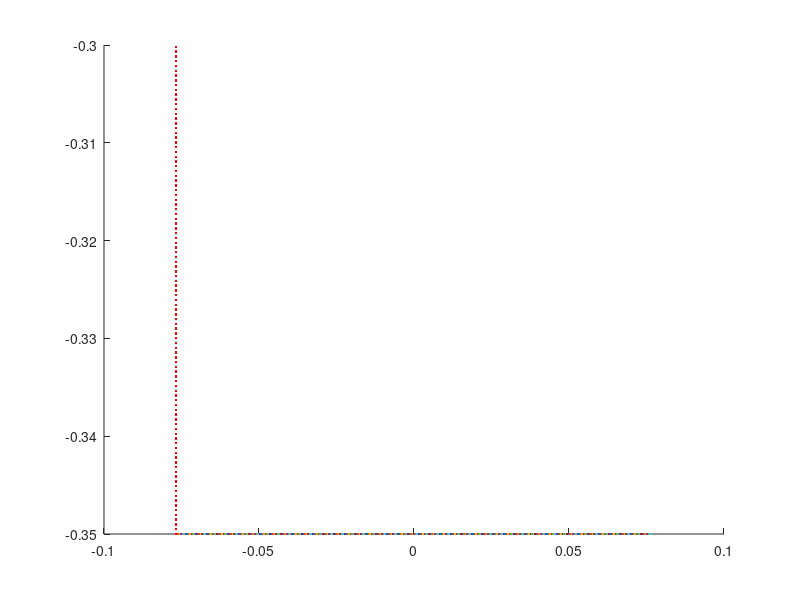

MATLAB code for this plot: (Note: this script raises an error after producing the figure.)
%% V5.2

%% 3/29 TS notes: 


clear all
%close all


%% In update_target_point_positions, changed R2 to 0.177 (From graph).
% Same in update_target_point_positions_peri


%% 
L = 1;                              % length of computational domain (m)
N = 1024;                            % number of Cartesian grid meshwidths at the finest level of the AMR grid
dx = L/N;                           % Cartesian mesh width (m)
ds = L/(2*N);                       % space between boundary points in straight tube
ds2 = L/(4*N);
ppm = 1/ds2
%%%%%%%%%%%%%%%%%%%%%%%%%%%%%%%%%%%%%%%%%%%%%%%%%%%
%%%%%%%%%%%%%%%%%%%%%%%%%%%%%%%%%%%%%%%%%%%%%%%%%%%
%Parameters for the racetrack

Let = 1.34*0.1;                          % Length of elastic tube (m) scaled wrt to diameter of heart
% V5 TS. Nick's Heart_Tube.m code uses a fraction of the length of the tube to determine
% the number of rigid points on each end of elastic section. Made changes
% to use the same number he's using (can output these numbers from his code). 
%Nend = 25;
Nend = 40;                           % Number of rigid points on each end of elastic section
Lt = Let+2*Nend*ds2;                 % Length of main tube straight section with Nend rigid points on each end



% main tube
diameter = 0.1;                     % diameter of the main tube (scaling factor for everything else)
R2 = 0.1;                           % radius of inner wall
R1 = R2+diameter;                   % radius of outer wall

%Uppermost branch
diamTop = diameter*(0.0206/0.0442);		%diameter of the uppermost branch
LtTop = Lt+2*(diameter-diamTop); %length of the straight parts for the upper section
R1Top = R2 + diamTop;		%radius of outer wall for upper section

%bottom branch
diamBot = diameter*(0.0158/0.0442);
R2Bot = 1/2*(diamBot);


Ls = 2*R2+3*diamBot;			%length of the straight outer side walls


Nstraight = 2*ceil(Lt/ds2)          % number of points along each shorter straight section (top+bottom)
NstraightBranch = 2*ceil(LtTop/ds);	% number of points along longer straight sections
NstraightSide = 2*ceil(Ls/ds);	%number of points along each straight (vertical)  outer side section
Ncurve = 2*ceil(pi*R1/ds);          % number of points along a circle of diameter R1. 
                                       %Will use fractions of this number
                                       %to draw points for curved sections
NcurveSmall = 2*ceil(pi*R2Bot/ds)    %number of points along a circle of diameter R2Bot (small)


Nrace = ceil((1/2)*0.5*Nstraight+4*Ncurve + (3/2)*NstraightBranch + NstraightSide) %+NcurveSmall % number of points making up the racetrack part. More added later in code

%For Nrace: (1/2)*Nstraight = one straight section of length Lt,
%Nstraight/2 each
    % 4*Ncurve = 6 semi circles and 4 quarter circles = 4 circles, Ncurve
    % each
    %(3/2)*NstraightBranch = 3 straight sections of length Ls,
    %NstraightBranch/2 each.
    % NstraightSide = 2 straight (vertical) sections, NstraightSide/2 each.
    %Ncurve small = points for 1 cirle of radius R2Bot
    

dthetaHalf = pi/(Ncurve/2);             % angle increment for drawing curved edges (for a semi circle)
dthetaQuart = (pi/2)/(Ncurve/4);             % angle increment for drawing curved edges (for a quarter of a circle)


mesh_name = 'heart_';               % structure name


centery = -0.1;                        % y-position of center of curved sections in the lower area
centeryMid = centery+R2+(3)*R2Bot; %y-position of the center of the curved sections in the middle area
centeryTop = centeryMid+3*R2Bot +R2;	%y-position of center of curved sections in the upper area
centerx1 = -0.5*Lt;                 % x-position of center of left curved section of main tube
centerx2 = 0.5*Lt;                  % x-position of center of right curved section of main tube
centerx1Top = -0.5*LtTop;   %shifting of upper branch center of left cuved section
centerx2Top = 0.5*LtTop ; %shifting of uppder branch center of right curved section

%Note: more parameters for middle section added later in the code. Includes
%adding more points to Nrace

%%%%%%%%%%%%%%%%%%%%%%%%%%%%%%%%%%%%%%%%%%%%%%%%%%%%%%%%%%
%%%%%%%%%%%%%%%%%%%%%%%%%%%%%%%%%%%%%%%%%%%%%%%%%%%%%%%%%
% Parameters for the pericardium
Dp = 2*diameter;                    %diameter of the pericardium
Nperi = 2*ceil((Dp-diameter)/ds);  % number of boundary points along the sides of the pericardium
Nperitot = Nperi + Nstraight/2;       % total number of pericardium points

%%%%%%%%%%%%%%%%%%%%%%%%%%%%%%%%%%%%%%%%%%%%%%%%%%%%%%%%%%
%%%%%%%%%%%%%%%%%%%%%%%%%%%%%%%%%%%%%%%%%%%%%%%%%%%%%%%%%
% Parameters for the actuator
La = 0.04;                          % length of the actuator section
NLa = ceil(La/ds);                  % number of points along each actuator
Ca = 0.25*Lt;                       % center of the actuator section
NCa = ceil(ceil(Nstraight/2)*Ca/Lt); % index of the center point
Na1 = NCa - ceil(NLa/2);            % index of the starting point with respect to the elastic section
Na2 = Na1+NLa-1;                    % index of the ending point with respect to the elastic section

%%%%%%%%%%%%%%%%%%%%%%%%%%%%%%%%%%%%%%%%%%%
%%%%%%%%%%%%%%%%%%%%%%%%%%%%%%%%%%%%%%%%%%%

% Parameters for peristalsis
Lnperi = 0.005;                          % length of the end of the flexible tube without peristalsis (modified from 0.05)
Lperi = Lt-2*Lnperi;                      % length of the peristalsis section of tube
Nperist = ceil(Lperi/ds);                 % number of peristaltic points on top or bottom of tube
NCent = ceil(Nstraight/4);                 %index of center of elastic tube
Nperi1 = NCent-ceil(0.5*Nperist);           % index of the starting point with respect to the elastic section
Nperi2 = Nperi1+Nperist-1;                  %index of the ending point with respect to the elastic section

%%%%%%%%%%%%%%%%%%%%%%%%%%%%%%%%%%%%%%%%%%%%%%%%%%%%%%%%%%
%%%%%%%%%%%%%%%%%%%%%%%%%%%%%%%%%%%%%%%%%%%%%%%%%%%%%%%%%
% Parameters for the prescribed peristalsis
Lap = Let*0.75;                          % length of the actuator section
NLap = ceil(Lap/ds);                  % number of points along each actuator
Cap = 0.5*Lt;                       % center of the actuator section
NCap = ceil(ceil(Nstraight/2)*Cap/Lt); % index of the center point
Na1p = NCap - ceil(NLap/2);            % index of the starting point with respect to the elastic section
Na2p = Na1p+NLap-1;                    % index of the ending point with respect to the elastic section

%%%%%%%%%%%%%%%%%%%%%%%%%%%%%%%%%%%%%%%%%%%
%%%%%%%%%%%%%%%%%%%%%%%%%%%%%%%%%%%%%%%%%%%
% parameters for markers
Nmarkersx = 11;                     %number of columns of markers
Nmarkersy = 11;                     %number of markers in each column
Nmarkers=Nmarkersx*Nmarkersy       %total number of markers
dmx = Let/(Nmarkersx-1);            %space between markers in x-direction
dmy = diameter/(Nmarkersy-1);       %space between markers in y-direction

%%%%%%%%%%%%%%%%%%%%%%%%%%%%%%%%%%%%%%%%%%%
%%%%%%%%%%%%%%%%%%%%%%%%%%%%%%%%%%%%%%%%%%%
%% material parameters
kappa_spring = 1.0e-1;               % spring constant (Newton)
kappa_beam = 1.0e-1;                 % beam stiffness constant (Newton m^2)
kappa_target = 10;        % target point penalty spring constant (Newton)
Fmag = kappa_spring;                % this is my best guess at a reasonable applied force
phase = 0;                      %initial phase of the oscillating force, where F=Fmag*phase and phase = (1+sin(2*pi*f*t-pi/2));
%%
%%%%%%%%%%%%%%%%%%%%%%%%%%%%%%%%%%%%%%%%%%%%%%%%%%%%%%%%%%%%%%%%%%%%%%%%%%%%%%%%
%%%%%%%%%%%%%%%%%%%%%%%%%%%%%%
% Make the elastic section of the tube
% Write out the vertex information

vertex_fid = fopen([mesh_name 'tube_' num2str(N) '.vertex'], 'w');
fprintf(vertex_fid, '%d\n', Nstraight);

figure
hold on
n = 0;
p = 0;

%bot part
for i=1:ceil(Nstraight/2),
    ybot = centery-R1;
    xbot = -Lt/2+(i-1)*ds2;
    fprintf(vertex_fid, '%1.16e %1.16e\n', xbot, ybot);
 %   plot(xbot,ybot,'b*')
     n = n+1; 
end

%bottom part
for i=ceil(Nstraight/2)+1:Nstraight,
    ytop = centery-R2;
    xtop = -Lt/2+(i-ceil(Nstraight/2)-1)*ds2;
    fprintf(vertex_fid, '%1.16e %1.16e\n', xtop, ytop);
  %  plot(xtop,ytop,'k*')
    p = p+1;
end
p
n


fclose(vertex_fid);

%%%%%%%%%%%%%%%%%%%%%%%%%%%%%%%%%%%%%%%%%%%%%%%%%%%%%%%%%%%%%%%%%%%%%%%%%%%%%%%%
%%%%%%%%%%%%%%%%%%%%%%%%%%%%%%
% Make markers as vertices with no material properties

vertex_fid = fopen(['markers_' num2str(N) '.vertex'], 'w');
fprintf(vertex_fid, '%d\n', Nmarkers);

%top part
for i=0:Nmarkersx-1,
    for j=0:Nmarkersy-1,
        y = centery-R2-j*dmy;
        x = -Let/2+i*dmx;
    fprintf(vertex_fid, '%1.16e %1.16e\n', x, y);
  %  plot(x,y)
    end
end
fclose(vertex_fid);

%%%%%%%%%%%%%%%%%%%%%%%%%%%%%%%%%%%%%%%%%%%%%%%%%%%%%%%%%%%%%%%%%%%%%%%%%%%%%%%%
%%%%%%%%%%%%%%%%%%%%%%%%%%%%%%
% actuator part
% Write out the vertex information

%top part
% vertex_fid = fopen(['actuator_top_' num2str(N) '.vertex'], 'w');
% fprintf(vertex_fid, '%d\n', NLa);
% 
% for i=Na1:Na2,
%     ytop = centery-R2;
%     xtop = -Lt/2+i*ds;
%     fprintf(vertex_fid, '%1.16e %1.16e\n', xtop, ytop);
%     plot(xtop,ytop);
% end
% fclose(vertex_fid);
% 
% %bottom part
% vertex_fid = fopen(['actuator_bot_' num2str(N) '.vertex'], 'w');
% fprintf(vertex_fid, '%d\n', NLa);
% 
% for i=Na1:Na2,
%     ybot = centery-R1;
%     xbot = -Lt/2+i*ds;
%     fprintf(vertex_fid, '%1.16e %1.16e\n', xbot, ybot);
%      plot(xbot,ybot);
% end
% fclose(vertex_fid);

%%%%%%%%%%%%%%%%%%%%%%%%%%%%%%%%%%%%%%%%%%%%%%%%%%%%%%%%%%%%%%%%%%%%%%%%%%%%%%%
%%%%%%%%%%%%%%%%%%%%%%%%%%%%%
% valveless pumping applied force
% Use either the target point actuator or the applied force, but not both.
% Write out the vertex information

% vertex_fid = fopen(['vp_aforce_' num2str(N) '.vertex'], 'w');
% fprintf(vertex_fid, '%d\n', 2*NLa);
% 
% %top points
% for i=Na1:Na2,
%     ytop = centery-R2;
%     xtop = -Lt/2+i*ds;
%     fprintf(vertex_fid, '%1.16e %1.16e\n', xtop, ytop);
%      plot(xtop,ytop);
% end
% 
% %bottom points
% for i=Na1:Na2,
%     ybot = centery-R1;
%     xbot = -Lt/2+i*ds;
%     fprintf(vertex_fid, '%1.16e %1.16e\n', xbot, ybot);
%      plot(xbot,ybot);
% end
% fclose(vertex_fid);

%%%%%%%%%%%%%%%%%%%%%%%%%%%%%%%%%%%%%%%%%%%%%%%%%%%%%%%%%%%%%%%%%%%%%%%%%%%%%%%%
%%%%%%%%%%%%%%%%%%%%%%%%%%%%%%
% peristalsis applied force
% Use either the target point actuator or the applied force, but not both.
% Write out the vertex information

% vertex_fid = fopen(['peri_aforce_' num2str(N) '.vertex'], 'w');
% fprintf(vertex_fid, '%d\n', 2*Nperist);
% 
% %top points
% for i=Nperi1:Nperi2,
%     ytop = centery-R2;
%     xtop = -Lt/2+i*ds;
%     fprintf(vertex_fid, '%1.16e %1.16e\n', xtop, ytop);
%      plot(xtop,ytop);
% end
% 
% %bottom points
% for i=Nperi1:Nperi2,
%     ybot = centery-R1;
%     xbot = -Lt/2+i*ds;
%     fprintf(vertex_fid, '%1.16e %1.16e\n', xbot, ybot);
%      plot(xbot,ybot);
% end
% fclose(vertex_fid);

%%%%%%%%%%%%%%%%%%
% prescribed peristalsis (motion) part
% Write out the vertex information
% 
% %top part
% vertex_fid = fopen(['pperi_top_' num2str(N) '.vertex'], 'w');
% fprintf(vertex_fid, '%d\n', NLap);
% 
% for i=Na1p:Na2p,
%     ytop = centery-R2;
%     xtop = -Lt/2+i*ds;
%     fprintf(vertex_fid, '%1.16e %1.16e\n', xtop, ytop);
%     plot(xtop,ytop,'r*')
% end
% fclose(vertex_fid);
% 
% %bottom part
% vertex_fid = fopen(['pperi_bot_' num2str(N) '.vertex'], 'w');
% fprintf(vertex_fid, '%d\n', NLap);
% 
% for i=Na1p:Na2p,
%     ybot = centery-R1;
%     xbot = -Lt/2+i*ds;
%     fprintf(vertex_fid, '%1.16e %1.16e\n', xbot, ybot);
%     plot(xbot,ybot,'r*')
% end
% fclose(vertex_fid);

%%%%%%%%%%%%%%%%%%%%%%%%%%%%%%%%%%%%%%%%%%%%%%%%%%%%%%%%%%%%%%%%%%%%%%%%%%%%%%%%
%%%%%%%%%%%%%%%%%%%%%%%%%%%%%%
% race track part
% %%%calculations necessary before writing out vertex info:
%outer quarter circle
for i=ceil(Ncurve/2)+1:ceil(3*Ncurve/4),
    theta=(i-Ncurve/2-1)*dthetaQuart-(pi/2);
    yout = centery+R1*sin(theta);
    xout = Lt/2+R1*cos(theta);
   % plot(xout,yout)
end

%starting points for the right outer straight section
yrStart = yout+ds;
xrStart = xout+ds;

%outer quarter circle
for i = 1:ceil(Ncurve/4)
    theta = (-pi/2)-(i)*dthetaQuart;
    yout = centery+R1*sin(theta);
    xout = centerx1+R1*cos(theta);
   % plot(xout,yout)
end
%starting points for the left outer stright section
ylStart = yout+ds;
xlStart = xout+ds;

%additional parameters for middle branches:
centerx2Mid = xrStart-diameter;
centerx1Mid = xlStart+diameter;
Lm = abs (centerx2Mid-centerx1Mid);%length of middle branches (to ensure width of one diameter on either side, vertically)
NstraightMid = 2*ceil(Lm/ds);

Nrace = Nrace+NstraightMid;


% Write out the vertex information

vertex_fid = fopen([mesh_name 'race_' num2str(N) '.vertex'], 'w');
fprintf(vertex_fid, '%d\n', Nrace);

%%%right curved part of lower racetrack section

%inner semicircle
for i=1:ceil(Ncurve/2)
    theta = (i-1)*dthetaHalf- pi/2;
    yin = centery+R2*sin(theta);
    xin = Lt/2+R2*cos(theta);
    fprintf(vertex_fid, '%1.16e %1.16e\n', xin, yin);
   % plot(xin,yin)
end

%outer quarter circle
for i=ceil(Ncurve/2)+1:ceil(3*Ncurve/4),
    theta=(i-Ncurve/2-1)*dthetaQuart-(pi/2);
    yout = centery+R1*sin(theta);
    xout = Lt/2+R1*cos(theta);
    fprintf(vertex_fid, '%1.16e %1.16e\n', xout, yout);
   % plot(xout, yout)
end

%starting points for the right outer straight section
yrStart = yout+ds;
xrStart = xout+ds;

%right outer straight section
for i = 1:ceil(NstraightSide/2)
    xRside = xrStart;
    yRside = yrStart +i*ds;
    fprintf(vertex_fid, '%1.16e %1.16e\n', xRside, yRside);
   % plot(xRside,yRside)
end



%straight section for the upper part of the lower section (bottom wall of
%bottom branch)
for i = Ncurve+1:Ncurve+ceil(Nstraight/4),
    yin = centery+R2;
    xin = centerx2-(i-Ncurve-1)*ds;
    fprintf(vertex_fid, '%1.16e %1.16e\n', xin, yin);
   % plot(xin,yin)
%%%%
end


%%%left curved part of racetrack
%inner semicircle
for i = 1:ceil(Ncurve/2),
    theta = pi/2+i*dthetaHalf;
    yin = centery+R2*sin(theta);
    xin = centerx1+R2*cos(theta);
    fprintf(vertex_fid, '%1.16e %1.16e\n', xin, yin);
   % plot(xin, yin)
end

%outer quarter circle
for i = 1:ceil(Ncurve/4)
    theta = (-pi/2)-(i)*dthetaQuart;
    yout = centery+R1*sin(theta);
    xout = centerx1+R1*cos(theta);
    fprintf(vertex_fid, '%1.16e %1.16e\n', xout, yout);
    %plot(xout, yout)
end

ylStart = yout+ds;
xlStart = xout+ds;

%left outer straight section
for i = 1:ceil(NstraightSide/2)
     xLside = xlStart;
     yLside = ylStart + (i)*ds;
     fprintf(vertex_fid, '%1.16e %1.16e\n', xLside, yLside);
    % plot(xLside,yLside)
end

%%Middle Branches


%%top wall of lower skinny branch
for i = 1:ceil(NstraightMid/2)
    yin = centeryMid-R2Bot;
    xin = centerx2Mid-(i)*ds;
    fprintf(vertex_fid, '%1.16e %1.16e\n', xin, yin);
   % plot(xin,yin)
end

%%bottom wall of upper skinny branch
for i = 1:ceil(NstraightMid/2)
    yin = centeryMid+R2Bot;
    xin = centerx2Mid-(i)*ds;
    fprintf(vertex_fid, '%1.16e %1.16e\n', xin, yin);
   % plot(xin,yin)
end

%%Left inner semi circle

for i = 1:ceil(Ncurve/2),
    theta = pi/2+i*dthetaHalf;
    yin = centeryMid+R2Bot*sin(theta);
    xin = centerx1Mid+R2Bot*cos(theta);
    fprintf(vertex_fid, '%1.16e %1.16e\n', xin, yin);
  %  plot(xin, yin)
end
%% right inner semi circle
for i=1:ceil(Ncurve/2)
    theta = (i-1)*dthetaHalf- pi/2;
    yin = centeryMid+R2Bot*sin(theta);
    xin = centerx2Mid+R2Bot*cos(theta);
    fprintf(vertex_fid, '%1.16e %1.16e\n', xin, yin);
   % plot(xin,yin)
end


%%%%%%%%%% upper branches

%right curved part of racetrack
for i=1:ceil(Ncurve/2)
    theta = (i-1)*dthetaHalf- (pi/2);
    yin = centeryTop+R2*sin(theta);
    xin = centerx2Top+R2*cos(theta);
    fprintf(vertex_fid, '%1.16e %1.16e\n', xin, yin);
   % plot(xin,yin)
end


for i=1:ceil(Ncurve/4),
    theta=0+i*dthetaQuart;
    yout = centeryTop+R1Top*sin(theta);
    xout = centerx2Top+R1Top*cos(theta);
    fprintf(vertex_fid, '%1.16e %1.16e\n', xout, yout);
   % plot(xout, yout)
end



%straight (horizontal) sections on the upper chamber 
for i = Ncurve+ceil(NstraightBranch/2)+1:Ncurve+NstraightBranch,
    yout = centeryTop-R2;
    xout = centerx2Top-(i-Ncurve-ceil(NstraightBranch/2)-1)*ds;
    fprintf(vertex_fid, '%1.16e %1.16e\n', xout, yout);
   % plot(xout, yout)
    
end
%make the walls of the upper
%branch
for i = Ncurve+1:Ncurve+ceil(NstraightBranch/2),
    yin = centeryTop+R2;
    xin = centerx2Top-(i-Ncurve-1)*ds;
    fprintf(vertex_fid, '%1.16e %1.16e\n', xin, yin);
   % plot(xin,yin)
    
end

for i = Ncurve+ceil(NstraightBranch/2)+1:Ncurve+NstraightBranch,
    yout = centeryTop+R1Top;
    xout = centerx2Top-(i-Ncurve-ceil(NstraightBranch/2)-1)*ds;
    fprintf(vertex_fid, '%1.16e %1.16e\n', xout, yout);
  %  plot(xout, yout)
end



%%%left curved part of upper racetrack

%inner semicircle
for i = Ncurve+NstraightBranch+1:Ncurve+NstraightBranch+ceil(Ncurve/2),
    theta = pi/2+(i-Ncurve-NstraightBranch-1)*dthetaHalf;
    yin = centeryTop+R2*sin(theta);
    xin = centerx1Top+R2*cos(theta);
    fprintf(vertex_fid, '%1.16e %1.16e\n', xin, yin);
  %  plot(xin,yin)
end

%outer quartercircle
for i = 1:Ncurve/4
    theta = -pi-(i)*dthetaQuart;
    yout = centeryTop+R1Top*sin(theta);
    xout = centerx1Top+R1Top*cos(theta);
    fprintf(vertex_fid, '%1.16e %1.16e\n', xout, yout);
   % plot(xout, yout)
end




fclose(vertex_fid);

%%%%%%%%%%%%%%%%%%%%%%%%%%%%%%%%%%%%%%%%%%%%%%%%%%%%%%%%%%%%%%%%%%%%%%%%%%%%%%%%
%%%%%%%%%%%%%%%%%%%%%%%%%%%%%%%%%%%%%%%%%%%%%%%%%%%%%%%%%%%%%%%%%%%%%%%%
% Pericardium
% Write out the vertex information

vertex_fid = fopen([mesh_name 'peri_' num2str(N) '.vertex'], 'w');
fprintf(vertex_fid, '%d\n', Nperitot);

% make the top and bottom of the pericardium
for i=1:ceil(Nstraight/4),
    ytop = centery-(R2-(Dp-diameter)/2);
    xtop = -Lt/2+i*ds;
    fprintf(vertex_fid, '%1.16e %1.16e\n', xtop, ytop);
   % plot(xtop,ytop)
end

for i=ceil(Nstraight/4)+1:ceil(Nstraight/2),
    ybot = centery-R1-(Dp-diameter)/2;
    xbot = Lt/2+(i-ceil(Nstraight/2)-1)*ds;
    fprintf(vertex_fid, '%1.16e %1.16e\n', xbot, ybot);
    plot(xbot,ybot)
end

% make the four side pieces
for i=ceil(Nstraight/2)+1:ceil(Nstraight/2)+ceil(Nperi/4),
    y = centery-(R1+(Dp-diameter)/2)+(i-ceil(Nstraight/2)-1)*ds;
    x = -Lt/2;
    fprintf(vertex_fid, '%1.16e %1.16e\n', x, y);
    plot(x,y,'r')
end

for i=ceil(Nstraight/2)+ceil(Nperi/4)+1:ceil(Nstraight/2)+ceil(Nperi/2),
    y = centery-R2+(i-ceil(Nstraight/2)-ceil(Nperi/4)-1)*ds;
    x = -Lt/2;
    fprintf(vertex_fid, '%1.16e %1.16e\n', x, y);
   % plot(x,y,'b')
end

for i=ceil(Nstraight/2)+ceil(Nperi/2)+1:ceil(Nstraight/2)+ceil(3*Nperi/4),
    y = centery-(R1+(Dp-diameter)/2)+(i-ceil(Nstraight/2)-ceil(Nperi/2)-1)*ds;
    x = Lt/2;
    fprintf(vertex_fid, '%1.16e %1.16e\n', x, y);
   % plot(x,y,'g')
end

for i=ceil(Nstraight/2)+ceil(3*Nperi/4)+1:Nperitot,
    y = centery-R2+(i-ceil(Nstraight/2)-ceil(3*Nperi/4)-1)*ds;
    x = Lt/2;
    fprintf(vertex_fid, '%1.16e %1.16e\n', x, y);
   % plot(x,y,'k')
end
fclose(vertex_fid);

%%%%%%%%%%%%%%%%%%%%%%%%%%%%%%%%%%%%%%%%%%%%%%%%%%%%%%%%%%%%%%%%%%%%%%%%%%%%%%%%
%%%%%%%%%%%%%%%%%%%%%%%%%%%%%%%%%%%%%%%%%%%%%%%%%%%%%%%%%%%%%%%%%%%%%%%%%%%%%%%%
% Write out the spring information for the elastic section

spring_fid = fopen([mesh_name 'tube_' num2str(N) '.spring'], 'w');
fprintf(spring_fid, '%d\n', Nstraight-2);

%elastic part of tube
for i = 0:ceil(Nstraight/2)-2,
    fprintf(spring_fid, '%d %d %1.16e %1.16e\n', i, i+1, kappa_spring*ds2/(ds2^2), ds2);
end

for i = ceil(Nstraight/2):Nstraight-2,
    fprintf(spring_fid, '%d %d %1.16e %1.16e\n', i, i+1, kappa_spring*ds2/(ds2^2), ds2);
end

fclose(spring_fid);
%
% %%%%%%%%%%%%%%%%%%%%%%%%%%%%%%%%%%%%%%%%%%%%%%%%%%%%%%%%%%%%%%%%%%%%%%%%%%%%%%%%
% %%%%%%%%%%%%%%%%%%%%%%%%%%%%%%%%%%%%%%%%%%%%%%%%%%%%%%%%%%%%%%%%%%%%%%%%%%%%%%%%

% Write out the spring information for the valveless pumping applied force

% spring_fid = fopen(['vp_aforce_' num2str(N) '.spring'], 'w');
% fprintf(spring_fid, '%d\n', NLa);
% 
% %elastic part of tube
% for i = 0:(NLa-1),
%     fprintf(spring_fid, '%d %d %1.16e %1.16e %d\n', i, i+NLa, Fmag, phase, 1);
% end
% 
% fclose(spring_fid);
%
% %%%%%%%%%%%%%%%%%%%%%%%%%%%%%%%%%%%%%%%%%%%%%%%%%%%%%%%%%%%%%%%%%%%%%%%%%%%%%%%%
% %%%%%%%%%%%%%%%%%%%%%%%%%%%%%%%%%%%%%%%%%%%%%%%%%%%%%%%%%%%%%%%%%%%%%%%%%%%%%%%%
% Write out the spring information for the peristalsis applied force
% 
% spring_fid = fopen(['peri_aforce_' num2str(N) '.spring'], 'w');
% fprintf(spring_fid, '%d\n', Nperist);
% 
% %elastic part of tube
% for i = 0:(Nperist-1),
%     fprintf(spring_fid, '%d %d %1.16e %1.16e %d\n', i, i+Nperist, Fmag, phase, 2);
% end
% 
% fclose(spring_fid);
%
% %%%%%%%%%%%%%%%%%%%%%%%%%%%%%%%%%%%%%%%%%%%%%%%%%%%%%%%%%%%%%%%%%%%%%%%%%%%%%%%%
% %%%%%%%%%%%%%%%%%%%%%%%%%%%%%%%%%%%%%%%%%%%%%%%%%%%%%%%%%%%%%%%%%%%%%%%%%%%%%%%%
%% Write out the beam information for the elastic section

beam_fid = fopen([mesh_name 'tube_' num2str(N) '.beam'], 'w');
fprintf(beam_fid, '%d\n', Nstraight-4);

%elastic part of tube
for i = 0:ceil(Nstraight/2)-3,
    fprintf(beam_fid, '%d %d %d %1.16e\n', i, i+1, i+2, kappa_beam*ds2/(ds2^4));
end

for i = ceil(Nstraight/2):Nstraight-3,
    fprintf(beam_fid, '%d %d %d %1.16e\n', i, i+1, i+2, kappa_beam*ds2/(ds2^4));
end
fclose(beam_fid);
%%
%%%%%%%%%%%%%%%%%%%%%%%%%%%%%%%%%%%%%%%%%%%%%%%%%%%%%%%%%%%%%%%%%%%%%%%%%%%%%%%%
%%%%%%%%%%%%%%%%%%%%%%%%%%%%%%%%%%%%%%%%%%%%%%%%%%%%%%%%%%%%%%%%%%%%%%%%%%%%%%%%

% Write out the target point information for the ends of the elastic tube
target_fid = fopen([mesh_name 'tube_' num2str(N) '.target'], 'w');

fprintf(target_fid, '%d\n', Nstraight); 


Nstraight
for i = 0:(Nstraight/2)-1,   
    fprintf(target_fid, '%d %1.16e\n', i, kappa_target*ds2/(ds2^2));
end

for i = (Nstraight/2):(Nstraight)-1,   
    fprintf(target_fid, '%d %1.16e\n', i, kappa_target*ds2/(ds2^2));
end


% 
% for i = 0:Nend-1,   %OLD
%     fprintf(target_fid, '%d %1.16e\n', i, kappa_target*ds/(ds^2));
% end
% 
% for i = ceil(Nstraight/2)-Nend:ceil(Nstraight/2)-1,  %OLD
%     fprintf(target_fid, '%d %1.16e\n', i, kappa_target*ds/(ds^2));
% end
% 
% for i = ceil(Nstraight/2):ceil(Nstraight/2)+Nend-1,   %OLD
%     fprintf(target_fid, '%d %1.16e\n', i, kappa_target*ds/(ds^2));
% end
% 
% for i = Nstraight-Nend:Nstraight-1,    %OLD
%     fprintf(target_fid, '%d %1.16e\n', i, kappa_target*ds/(ds^2));
% end

fclose(target_fid);

%%%%%%%%%%%%%%%%%%%%%%%%%%%%%%%%%%%%%%%%%%%%%%%%%%%%%%%%%%%%%%%%%%%%%%%%%%%%%%%%
% Write out the target point information for the actuator

%top actuator
% target_fid = fopen(['actuator_top_' num2str(N) '.target'], 'w');
% fprintf(target_fid, '%d\n', NLa);
% 
% for i = 0:NLa-1,
%     fprintf(target_fid, '%d %1.16e\n', i, kappa_target*ds/(ds^2));
% end
% 
% fclose(target_fid);
% 
% %bottom actuator
% target_fid = fopen(['actuator_bot_' num2str(N) '.target'], 'w');
% fprintf(target_fid, '%d\n', NLa);
% 
% for i = 0:NLa-1,
%     fprintf(target_fid, '%d %1.16e\n', i, kappa_target*ds/(ds^2));
% end
% 
% fclose(target_fid);

%%%%%%%%%%%%%%%%%%%%%%%%%%%%%%%%%%%%%%%%%%%%%%%%%%%%%%%%%%%%%%%%%%%%%%%%%%%%%%%%
% Write out the target point information for the actuator

%top prescribed peristalsis
% target_fid = fopen(['pperi_top_' num2str(N) '.target'], 'w');
% fprintf(target_fid, '%d\n', NLap);
% 
% for i = 0:NLap-1,
%     fprintf(target_fid, '%d %1.16e\n', i, kappa_target*ds/(ds^2));
% end
% 
% fclose(target_fid);
% 
% %bottom prescribed peristalsis
% target_fid = fopen(['pperi_bot_' num2str(N) '.target'], 'w');
% fprintf(target_fid, '%d\n', NLap);
% 
% for i = 0:NLap-1,
%     fprintf(target_fid, '%d %1.16e\n', i, kappa_target*ds/(ds^2));
% end
% 
% fclose(target_fid);

%%%%%%%%%%%%%%%%%%%%%%%%%%%%%%%%%%%%%%%%%%%%%%%%%%%%%%%%%%%%%%%%%%%%%%%%%%%%%%%%
% Write out the target point information for the racetrack
target_fid = fopen([mesh_name 'race_' num2str(N) '.target'], 'w');

fprintf(target_fid, '%d\n', Nrace);

for i = 0:Nrace-1,
    fprintf(target_fid, '%d %1.16e\n', i, kappa_target*ds/(ds^2));
end

fclose(target_fid);

%%%%%%%%%%%%%%%%%%%%%%%%%%%%%%%%%%%%%%%%%%%%%%%%%%%%%%%%%%%%%%%%%%%%%%%%%%%%%%%%
% Write out the target point information for the pericardium
target_fid = fopen([mesh_name 'peri_' num2str(N) '.target'], 'w');

fprintf(target_fid, '%d\n', Nperitot);

for i = 0:Nperitot-1,
    fprintf(target_fid, '%d %1.16e\n', i, kappa_target*ds/(ds^2));
end

fclose(target_fid);

%%%%%%%%%%%%%%%%%%%%%%%%%%%%%%%%%%%%%%%%%%%%%%%%%%%%%%%%%%%%%%%%%%%%%%%%%%%%%%%%

%% Integrating nick's code for pumping

 HeartTube(diameter, Lt, L, R1,R2, ds2, centery, kappa_spring, kappa_beam, kappa_target)

